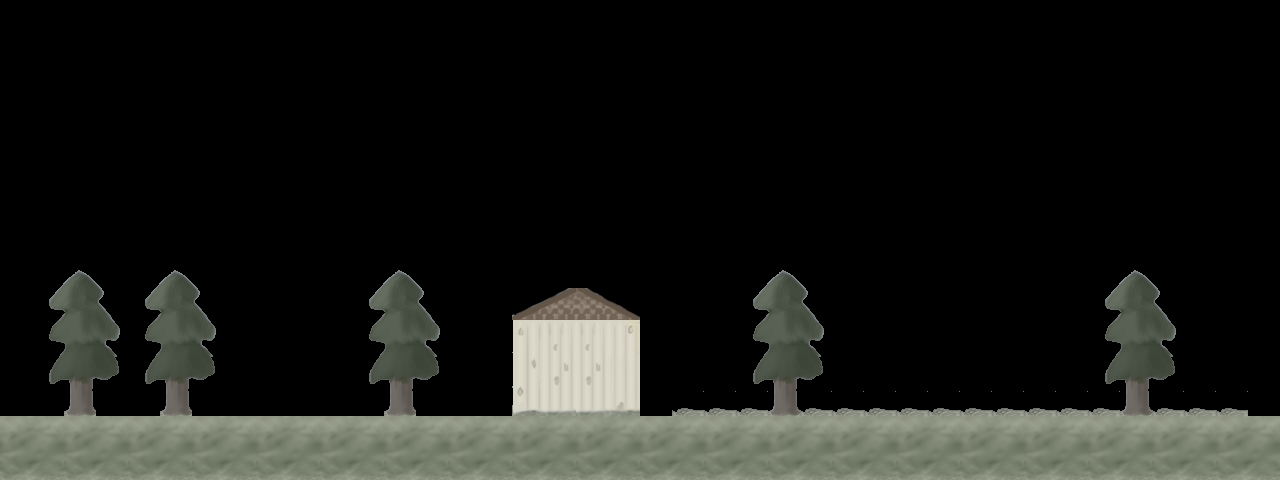

A 2D game scene composited from a Tiled map and its tileset images. What follows is a short description and the map's XML, with each tile layer's data collapsed to a summary:
An orthogonal 40x15 tile map with 32x32 px tiles, 1 tile layer (Tile Layer 1).

<map version="1.0" orientation="orthogonal" renderorder="right-down" width="40" height="15" tilewidth="32" tileheight="32">
 <tileset firstgid="1" name="holden" tilewidth="32" tileheight="32">
  <image source="../tile/holden.png" width="480" height="480" />
 </tileset>
 <layer name="Tile Layer 1" width="40" height="15">
  <data>[600 cells, 177 non-empty, 31 distinct tile ids]</data>
 </layer>
</map>
